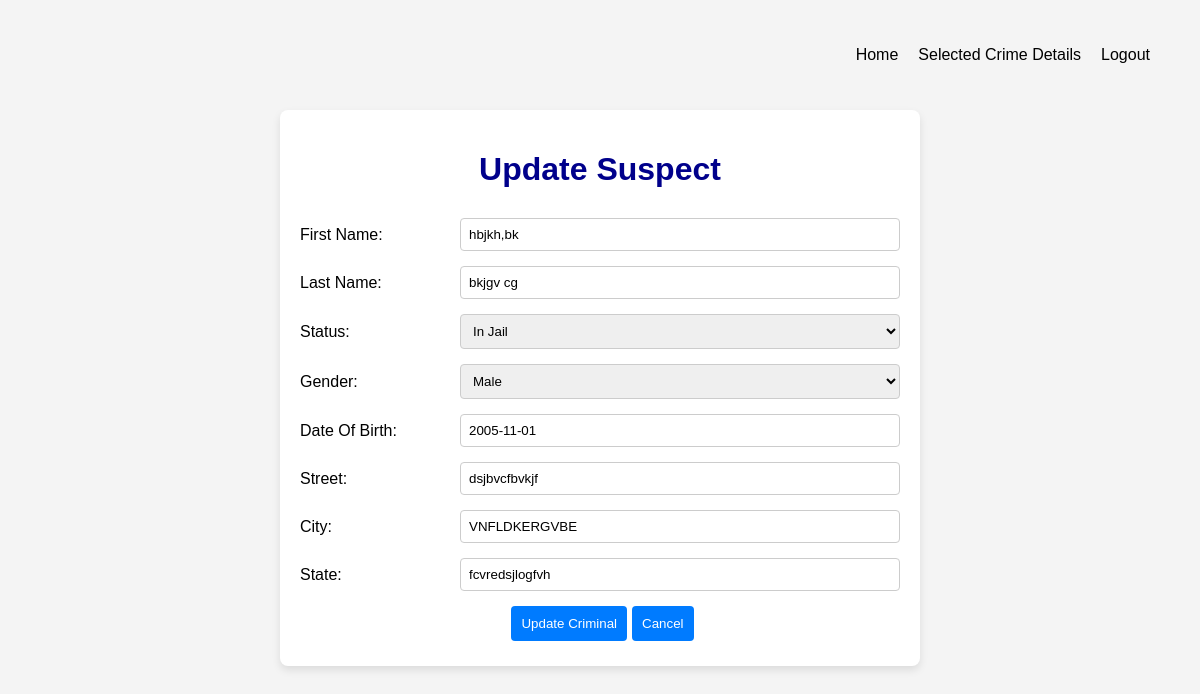
The app's page /police/updateCriminal/1 (signed in), older data.
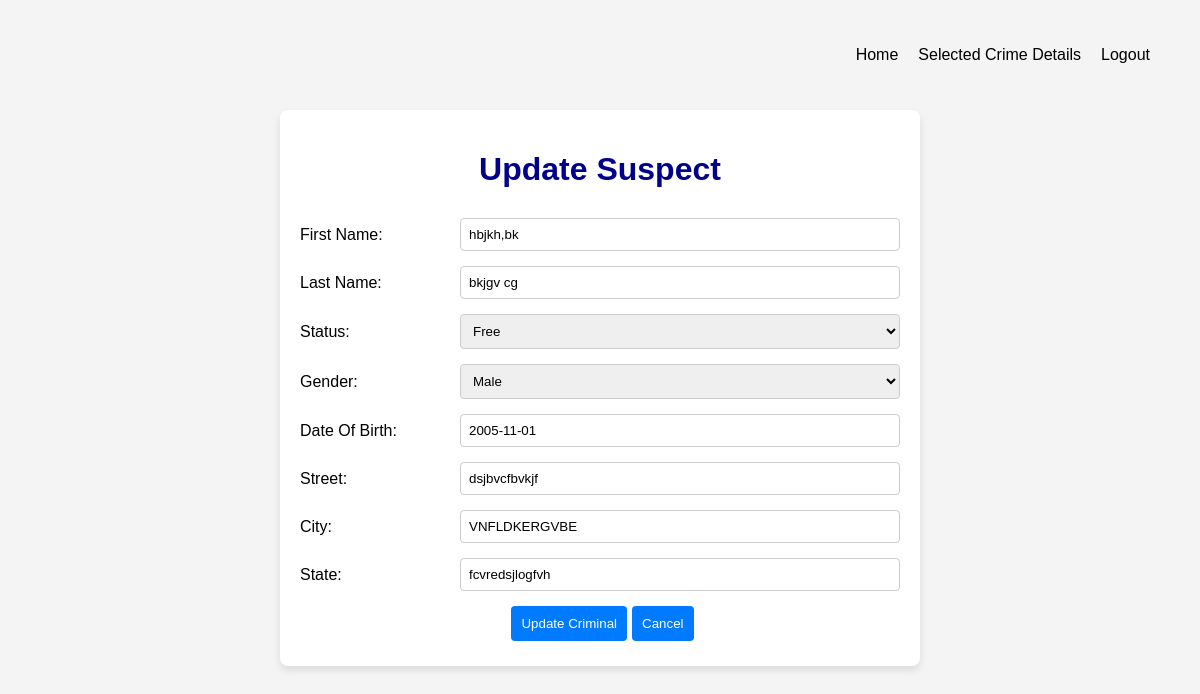
The same page, newer data.
### police/models.py (models this page shows, shortened)
class Criminal(models.Model):
    statusChoice = [("In Jail", "In Jail"), ("Free", "Free")]
    genderChoice = [("M", "Male"), ("F", "Females")]
    first_name = models.CharField(max_length=50)
    last_name = models.CharField(max_length=50)
    street = models.CharField(max_length=50)
    city = models.CharField(max_length=50)
    state = models.CharField(max_length=50)
    status = models.CharField(max_length=10, choices=statusChoice)
    gender = models.CharField(max_length=10, choices=genderChoice)
    date_of_birth = models.DateField()
    crime = models.ManyToManyField(Crime)

### police/views.py (the view)
class UpdateCriminal(LoginRequiredMixin, UpdateView):
    template_name = "police_template/updateCriminal.html"
    model = Criminal
    fields = {
        "first_name",
        "last_name",
        "date_of_birth",
        "gender",
        "street",
        "city",
        "state",
        "status",
    }

### templates/police_template/updateCriminal.html (shortened to what this page needs)
{% load static %}
 <!DOCTYPE html>
<html>
<head>
    <link rel="stylesheet" href="{% static 'css/police/addSuspect.css' %}">
</head>
<body>
    <nav class="navbar">
        <ul>
            <li><a href="{% url 'policeHome' %}">Home</a></li>
            <li><a href="{% url 'criminalDetails' criminal.id %}">Selected Crime Details</a></li>
            <li><a href="{% url 'policeLogout' %}">Logout</a></li>
        </ul>
    </nav>
    <div class="container">
        <h1>Update Suspect</h1>
        <form method="post">
            <div class="form-row">
                <label>First Name:</label>
                {{ form.first_name }}
            </div>
            <div class="form-row">
                <label>Last Name:</label>
                {{ form.last_name }}
            </div>
            <div class="form-row">
                <label>Status:</label>
                {{ form.status }}
            </div>
            <div class="form-row">
                <label>Gender:</label>
                {{ form.gender }}
            </div>
            <div class="form-row">
                <label>Date Of Birth:</label>
                {{ form.date_of_birth }}
            </div>
            <div class="form-row">
                <label>Street:</label>
                {{ form.street }}
            </div>
            <div class="form-row">
                <label>City:</label>
                {{ form.city }}
            </div>
            <div class="form-row">
                <label>State:</label>
                {{ form.state }}
            </div>
            <div class="button1">
                <button type="submit">Update Criminal</button>
                <button><a href="{% url 'criminalDetails' criminal.id %}">Cancel</a></button>
            </div>
        </form>
    </div>
</body>
</html>

Row changes from the older to the newer data that the page shows:
changed Criminal "hbjkh,bk": status "In Jail" → "Free"
